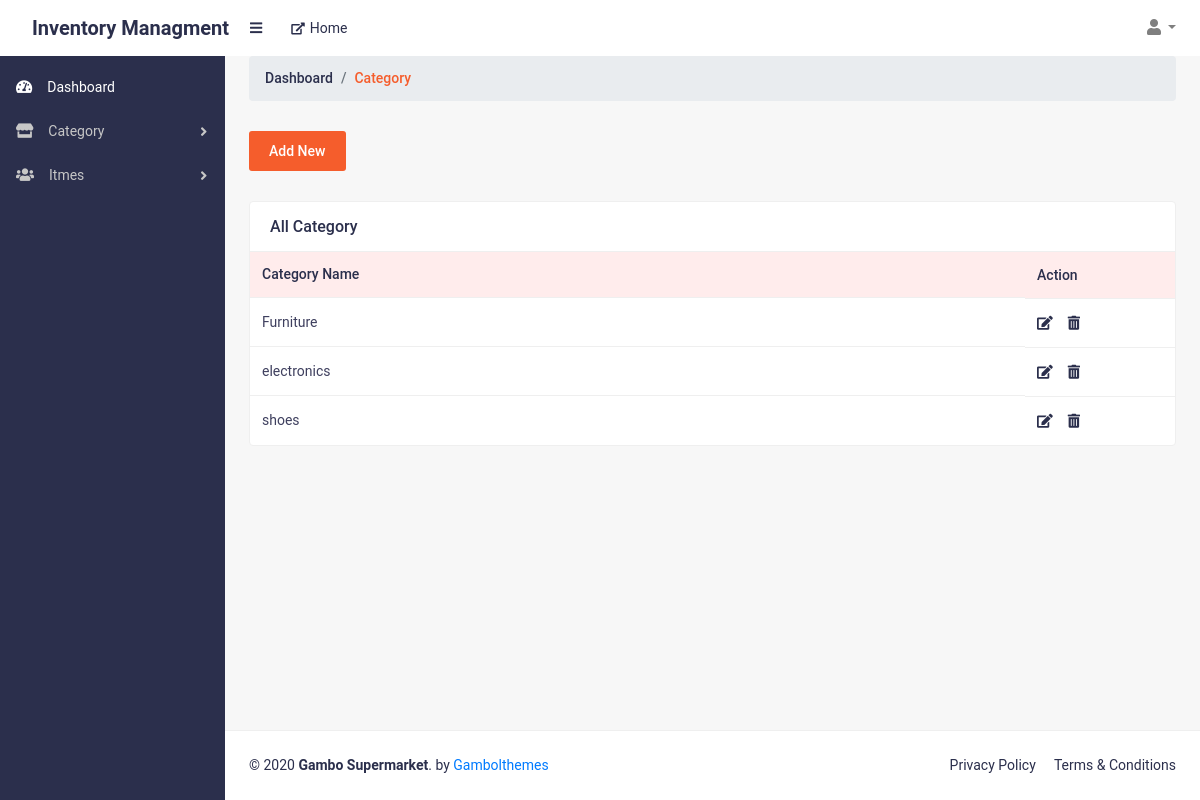
The app's page /allCategory (signed in) with its own data.
### web/models.py (models this page shows, shortened)
class Category(models.Model):
    Category_Id = models.AutoField(primary_key=True)
    Category_name  = models.CharField(max_length=200, default="",unique=True)
    Super_Admin_Id=models.ForeignKey(Super_AdminAccount , on_delete=models.SET_NULL,blank=True,null=True)

### web/views.py (the view)
# urls.py: path('allCategory',allCategory.as_view(),name="allCategory"),
class allCategory(View):
    def get(self,request):
        try:
            sessionhandle = checkAdminSession(self,request)
            if sessionhandle:
                data = Category.objects.all()
                return render(request,'superadmin/category.html',{'data':data})
            return redirect('superadminlogin')
        except:
            return redirect('superadminlogin')

### web/views.py (called while the page is built)
def checkAdminSession(self,request):
    if request.session.has_key('adminid'):
        return True
    else:
        return False

### templates/superadmin/category.html
{% extends 'superadmin/base.html' %}
{% load static %}
{% block body %}
<main>
    <div class="container-fluid">
        <ol class="breadcrumb mb-30">
            <li class="breadcrumb-item"><a href="#">Dashboard</a></li>
            <li class="breadcrumb-item active">Category </li>
        </ol>
        <div class="row justify-content-between">
            <div class="col-lg-12">
                <a href="/addCategory" class="add-btn hover-btn">Add New</a>
            </div>
            <div class="col-lg-12 col-md-12">
                <div class="card card-static-2 mt-30 mb-30">
                    <div class="card-title-2">
                        <h4>All Category</h4>
                    </div>
                    <div class="card-body-table">
                        <div class="table-responsive">
                            <table class="table ucp-table table-hover">
                                <thead>
                                    <tr>
                                        <th>Category Name</th>
                                        <th style="width: 150px;">Action</th>
                                    </tr>
                                </thead>
                                <tbody>
                                {% for i in data  %}
                                    <tr>
                                        <td>{{i.Category_name}}</td>
                                        <td class="action-btns">
                                            <a href="/editCategory/{{i.Category_Id}}" class="edit-btn"><i class="fas fa-edit"></i></a>
                                            <a href="/deleteCategory/{{i.Category_Id}}" class="delete-btn"
                                                title="Edit"><i class="fas fa-trash-alt"></i></a>
                                        </td>
                                    </tr>
                                {% endfor %}
                                </tbody>
                            </table>
                        </div>
                    </div>
                </div>
            </div>
        </div>
    </div>
</main>
{% endblock body %}

### static/assets/css/styles.css (style rules this page uses)
html { font-family:roboto,sans-serif!important;line-height:1.15;-webkit-text-size-adjust:100%;-webkit-tap-highlight-color:transparent }
article,aside,figcaption,figure,footer,header,hgroup,main,nav,section { display:block }
body { margin:0;font-family:roboto,sans-serif!important;font-size:1rem;font-weight:400;line-height:1.5;color:#2b2f4c;text-align:left;background-color:#f7f7f7 }
h1,h2,h3,h4,h5,h6 { margin-top:0;margin-bottom:.5rem }
ol,ul,dl { margin-top:0;margin-bottom:1rem }
a { color:#007bff;text-decoration:none;background-color:transparent }
table { border-collapse:collapse }
th { text-align:inherit }
h1,h2,h3,h4,h5,h6,.h1,.h2,.h3,.h4,.h5,.h6 { margin-bottom:.5rem;font-weight:500;line-height:1.2 }
h4,.h4 { font-size:1.5rem }
html,body { height:100% }
.container,.container-fluid,.container-sm,.container-md,.container-lg,.container-xl { padding-left:1.5rem;padding-right:1.5rem }

### static/assets/css/admin-style.css (style rules this page uses)
.container,.container-fluid,.container-sm,.container-md,.container-lg,.container-xl { padding-left:1.5rem!important;padding-right:1.5rem!important }
.mt-30 { margin-top:30px!important }
.mb-30 { margin-bottom:30px!important }
.breadcrumb-item.active { color:#f55d2c!important }
.breadcrumb-item { color:#2b2f4c!important;font-weight:500;font-size:14px }
.breadcrumb-item a { color:#2b2f4c!important }
.card-static-2 { border:1px solid #efefef!important;background:#fff }
.card-title-2 { display:flex;align-items:center;width:100%;margin-bottom:0!important;border-bottom:0;padding:15px 20px }
.card-title-2 h4 { font-size:16px;font-weight:500;color:#2b2f4c;margin-bottom:0!important }
.ucp-table { color:#2b2f4c!important;border:0!important;border-color:#fff!important;margin-bottom:0!important }
.ucp-table thead th { vertical-align:bottom;border-bottom:0!important }
.ucp-table td,.ucp-table th { border-top:1px solid #efefef!important }
.ucp-table thead tr th { color:#2b2f4c;font-size:14px;background-color:#ffecec;font-weight:500 }
.ucp-table td { font-size:14px;font-weight:400;color:#3e3f5e;line-height:24px }
.action-btns { display:flex;align-items:center }
.action-btns a { font-size:14px;color:#2b2f4c;margin-right:15px }
.action-btns a:last-child { margin-right:0 }
.add-btn { font-size:14px;font-weight:500;color:#fff;background:#f55d2c;padding:10px 20px;display:inline-block;height:40px;border-radius:3px }

### records on screen
Category: Category_name "Furniture"
Category: Category_name "electronics"
Category: Category_name "shoes"
